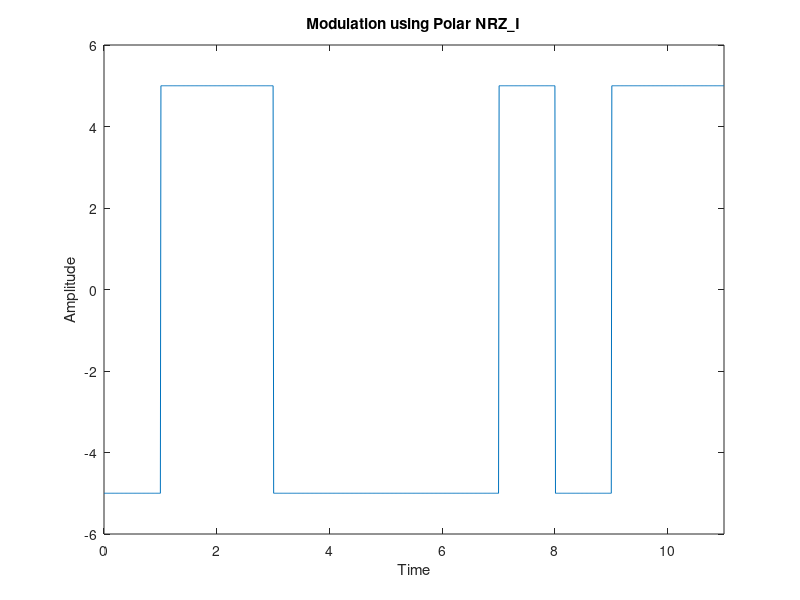

Write MATLAB code to recreate this figure.
clc;
close all;
clear all;

x = [ 1 1 0 1 0 0 0 1 1 1 0 ]
bitrate = 1;
V = 5;
F = 100;
## Modulation
t = 0: 1/F: length(x)/bitrate;

index = 1;
mod = [];
v = V;

if x(1) == 1
  v = -v;
endif

for i=1:length(t)
  
  mod(i) = v;
  
  if t(i)*bitrate >= index && index != length(x)
    index += 1;
    if x(index) == 1
      v = -v;
    endif
  endif
  
endfor


plot(t, mod)
xlabel('Time')
ylabel('Amplitude')
title('Modulation using Polar NRZ\_I')
xlim([0, length(x)/bitrate])
ylim([-V-1, V+1])


## Demodulation
v = V;
demod = [];
index = 1;

for i=1:length(t) - 1
  if mod(i) == v
    demod(index) = 0;
  else
    demod(index) = 1;
  endif
  
  if t(i)*bitrate >= index
    index += 1; 
    v = mod(i);
  endif
  
endfor


demod
